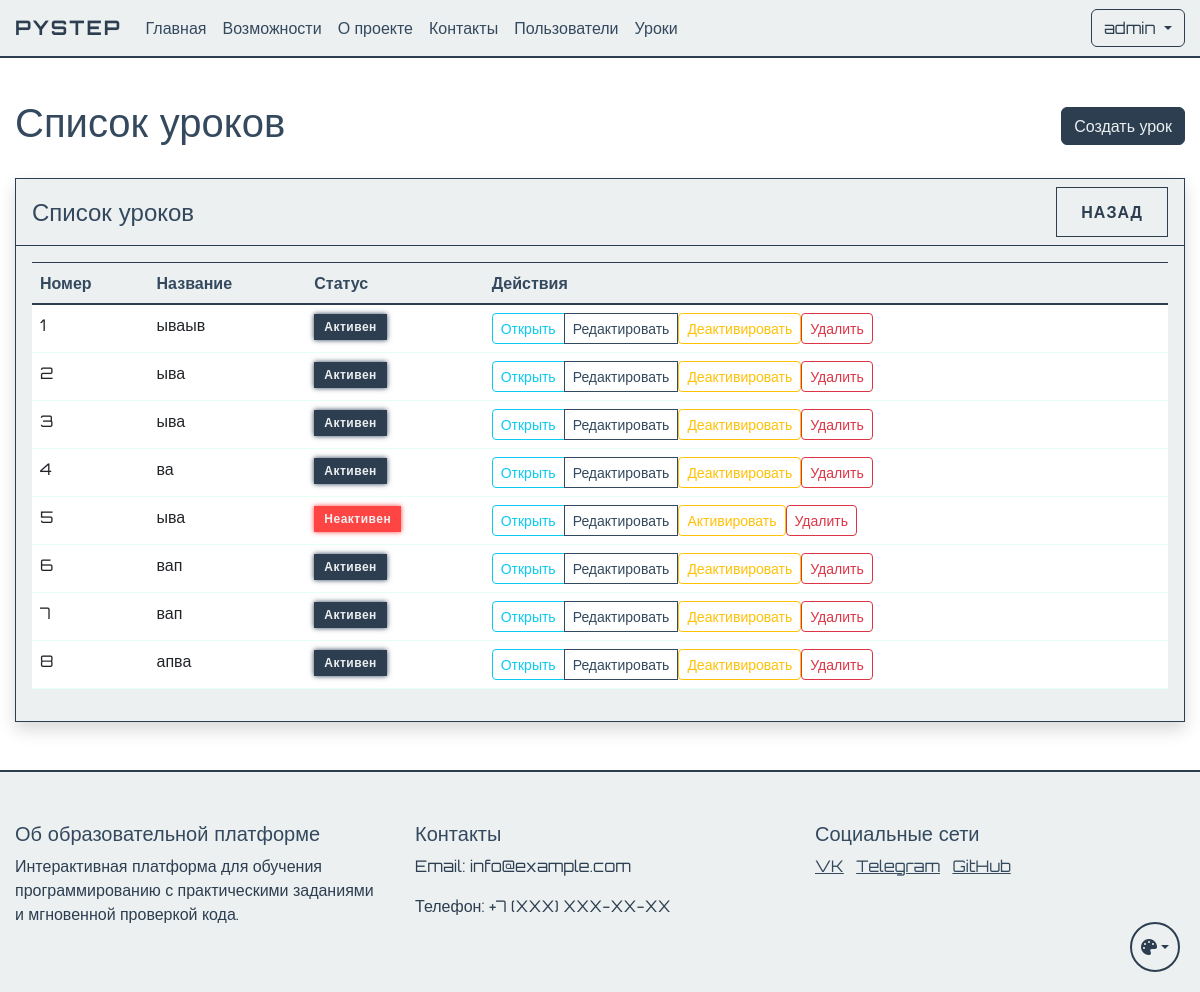
Page /admin/lessons (signed in) on the committed database.
### app.py (models this page shows, shortened)
class User(UserMixin, db.Model):
    id = db.Column(db.Integer, primary_key=True)
    name = db.Column(db.String(100), nullable=False)
    username = db.Column(db.String(80), unique=True, nullable=False)
    email = db.Column(db.String(120), unique=True, nullable=False)
    password_hash = db.Column(db.String(128))
    is_admin = db.Column(db.Boolean, default=False)
    user_type = db.Column(db.String(20), default='student')  # student, teacher, admin
    created_by = db.Column(db.Integer, db.ForeignKey('user.id'), nullable=True)  # ID пользователя, создавшего этого пользователя
    created_at = db.Column(db.DateTime, default=db.func.now())
    last_login = db.Column(db.DateTime)
    is_active = db.Column(db.Boolean, default=True)
    progress = db.relationship('UserProgress', backref='user', lazy=True)
    ratings = db.relationship('UserRating', backref='user', lazy=True)
    created_users = db.relationship('User', backref=db.backref('creator', remote_side=[id]))
    def is_teacher(self):
        return self.user_type == 'teacher'
    def is_super_admin(self):
        return self.is_admin and self.user_type == 'admin'

class Lesson(db.Model):
    id = db.Column(db.Integer, primary_key=True)
    order_number = db.Column(db.Integer, unique=True, nullable=False)
    title = db.Column(db.String(200), nullable=False)
    description = db.Column(db.Text)
    is_active = db.Column(db.Boolean, default=True)
    created_at = db.Column(db.DateTime, default=db.func.now())
    theory_content = db.Column(db.Text)
    theory_test = db.relationship('TheoryTest', backref='lesson', uselist=False)
    practice_tasks = db.relationship('PracticeTask', backref='lesson', lazy=True)
    required_lesson_id = db.Column(db.Integer, db.ForeignKey('lesson.id'), nullable=True)
    required_lesson = db.relationship('Lesson', remote_side=[id], backref='next_lessons')

### app.py (the view)
@app.route('/admin/lessons')
@login_required
@teacher_required
def lesson_list():
    if not current_user.is_super_admin():
        flash('Доступ к управлению уроками имеет только администратор', 'warning')
        return redirect(url_for('student_dashboard'))
    lessons = Lesson.query.order_by(Lesson.order_number).all()
    return render_template('lesson_list.html', lessons=lessons)

### app.py (called while the page is built)
def teacher_required(f):
    @wraps(f)
    def decorated_function(*args, **kwargs):
        if not current_user.is_authenticated or not (current_user.is_teacher() or current_user.is_super_admin()):
            abort(403)
        return f(*args, **kwargs)
    return decorated_function

@login_manager.user_loader
def load_user(user_id):
    return db.session.get(User, int(user_id))

### templates/lesson_list.html (shortened to what this page needs)
{% extends "base.html" %}
{% block content %}
<div class="container mt-4">
    <div class="d-flex justify-content-between align-items-center mb-4">
        <h1>Список уроков</h1>
        <a href="{{ url_for('create_lesson') }}" class="btn btn-success">
             Создать урок
        </a>
    </div>
    <div class="card shadow">
        <div class="card-header d-flex justify-content-between align-items-center">
            <h4 class="mb-0">Список уроков</h4>
            <div>
                <a href="{{ url_for('admin_panel') }}" class="btn btn-secondary">
                     Назад
                </a>
            </div>
        </div>
        <div class="card-body">
            <div class="table-responsive">
                <table class="table table-hover">
                    <thead class="table-light">
                        <tr>
                            <th>Номер</th>
                            <th>Название</th>
                            <th>Статус</th>
                            <th>Действия</th>
                        </tr>
                    </thead>
                    <tbody>
                        {% for lesson in lessons %}
                        <tr>
                            <td>{{ lesson.order_number }}</td>
                            <td>{{ lesson.title }}</td>
                            <td>
                                {% if lesson.is_active %}
                                    <span class="badge bg-success">Активен</span>
                                {% else %}
                                    <span class="badge bg-danger">Неактивен</span>
                                {% endif %}
                            </td>
                            <td>
                                <div class="btn-group" role="group">
                                    <a href="{{ url_for('view_lesson', lesson_id=lesson.id) }}"
                                       class="btn btn-sm btn-outline-info">
                                         Открыть
                                    </a>
                                    <a href="{{ url_for('edit_lesson', lesson_id=lesson.id) }}"
                                       class="btn btn-sm btn-outline-primary">
                                         Редактировать
                                    </a>
                                    <form method="POST" action="{{ url_for('toggle_lesson_status', lesson_id=lesson.id) }}"
                                          class="d-inline">
                                        <button type="submit" class="btn btn-sm btn-outline-warning">
                                            {% if lesson.is_active %}
                                                 Деактивировать
                                            {% else %}
                                                 Активировать
                                            {% endif %}
                                        </button>
                                    </form>
                                    <form method="POST" action="{{ url_for('delete_lesson', lesson_id=lesson.id) }}"
                                          class="d-inline"
                                          onsubmit="return confirm('Вы уверены, что хотите удалить этот урок?');">
                                        <button type="submit" class="btn btn-sm btn-outline-danger">
                                             Удалить
                                        </button>
                                    </form>
                                </div>
                            </td>
                        </tr>
                        {% endfor %}
                    </tbody>
                </table>
            </div>
        </div>
    </div>
</div>
{% endblock %}

### templates/base.html (shortened to what this page needs)
<!DOCTYPE html>
<html lang="ru">
<head>
    <link href="https://cdn.jsdelivr.net/npm/bootstrap@5.3.0/dist/css/bootstrap.min.css" rel="stylesheet">
    <link href="{{ url_for('static', filename='css/themes.css') }}" rel="stylesheet">
    <link href="{{ url_for('static', filename='css/base.css') }}" rel="stylesheet">
    <link href="{{ url_for('static', filename='css/components.css') }}" rel="stylesheet">
    <link href="{{ url_for('static', filename='css/forms.css') }}" rel="stylesheet">
    <link href="{{ url_for('static', filename='css/tables.css') }}" rel="stylesheet">
    <link href="{{ url_for('static', filename='css/layout.css') }}" rel="stylesheet">
</head>
<body>
    <nav class="navbar navbar-expand-lg navbar-dark">
        <div class="container">
            <a class="navbar-brand" href="{{ url_for('index') }}">PyStep</a>
            <div class="collapse navbar-collapse" id="navbarNav">
                <ul class="navbar-nav me-auto">
                    <li class="nav-item">
                        <a class="nav-link" href="{{ url_for('index') }}">Главная</a>
                    </li>
                    <li class="nav-item">
                        <a class="nav-link" href="/#features">Возможности</a>
                    </li>
                    <li class="nav-item">
                        <a class="nav-link" href="/#about">О проекте</a>
                    </li>
                    <li class="nav-item">
                        <a class="nav-link" href="/#contact">Контакты</a>
                    </li>
                    {% if current_user.is_admin %}
                    <li class="nav-item">
                            <a class="nav-link" href="{{ url_for('user_list') }}">Пользователи</a>
                    </li>
                    <li class="nav-item">
                            <a class="nav-link" href="{{ url_for('lesson_list') }}">Уроки</a>
                    </li>
                    {% endif %}
                </ul>
                <div class="d-flex">
                    {% if current_user.is_authenticated %}
                        <div class="dropdown">
                            <button class="btn btn-outline-light dropdown-toggle" type="button" id="userMenu" data-bs-toggle="dropdown">
                                {{ current_user.username }}
                            </button>
                        </div>
                    {% else %}
                        <a href="{{ url_for('login') }}" class="btn btn-outline-light me-2">Войти</a>
                    {% endif %}
                </div>
            </div>
        </div>
    </nav>
    {% block content %}{% endblock %}
    <footer class="footer mt-5">
        <div class="container">
            <div class="row">
                <div class="col-md-4">
                    <h5>Об образовательной платформе</h5>
                    <p>Интерактивная платформа для обучения программированию с практическими заданиями и мгновенной проверкой кода.</p>
                </div>
                <div class="col-md-4">
                    <h5>Контакты</h5>
                    <p>Email: info@example.com</p>
                    <p>Телефон: +7 (XXX) XXX-XX-XX</p>
                </div>
                <div class="col-md-4">
                    <h5>Социальные сети</h5>
                    <a href="#" class="text-white me-2">VK</a>
                    <a href="#" class="text-white me-2">Telegram</a>
                    <a href="#" class="text-white">GitHub</a>
                </div>
            </div>
        </div>
    </footer>
    <div class="theme-switch">
        <button class="btn dropdown-toggle" type="button" id="themeDropdown" data-bs-toggle="dropdown" aria-expanded="false">
            <i class="fa-solid fa-palette"></i>
        </button>
    </div>
    <link rel="stylesheet" href="https://cdnjs.cloudflare.com/ajax/libs/font-awesome/6.5.1/css/all.min.css">
</body>
</html>

### static/css/themes.css (style rules this page uses)
:root[data-theme="classic"] { --cyber-primary: #2c3e50; --cyber-secondary: #34495e; --cyber-dark: #ecf0f1; --cyber-bg: #ffffff; --cyber-text: #2c3e50; --cyber-text-light: #34495e; --cyber-text-muted: #7f8c8d; --cyber-card-bg: #ecf0f1; --cyber-text-dark: #2c3e50; --cyber-info: #3498db; }

### static/css/base.css (style rules this page uses)
body { font-family: 'Orbitron', sans-serif; background-color: var(--cyber-bg); color: var(--cyber-text); min-height: 100vh; display: flex; flex-direction: column; opacity: 0; transition: opacity 0.3s ease; }
body.theme-loaded { opacity: 1; }
h1, h2, h3, h4, h5, h6 { color: var(--cyber-text-light); }
p { color: var(--cyber-text); }
.text-white { color: var(--cyber-text-light) !important; }
.navbar { background-color: var(--cyber-dark) !important; border-bottom: 2px solid var(--cyber-primary); }
.navbar-brand { color: var(--cyber-primary) !important; font-weight: 700; text-transform: uppercase; letter-spacing: 2px; }
.nav-link { color: var(--cyber-text-light) !important; transition: all 0.3s ease; }
.footer { background-color: var(--cyber-dark); border-top: 2px solid var(--cyber-primary); color: var(--cyber-text-light); padding: 50px 0; margin-top: auto; }

### static/css/components.css (style rules this page uses)
.card { background-color: var(--cyber-card-bg); border: 1px solid var(--cyber-primary); color: var(--cyber-text-light); }
.card-header { background-color: rgba(0, 255, 157, 0.1); border-bottom: 1px solid var(--cyber-primary); color: var(--cyber-text-light); }
.card-body { background-color: var(--cyber-card-bg); color: var(--cyber-text-light); }
.btn-outline-light { border-color: var(--cyber-primary); color: var(--cyber-primary); transition: all 0.3s ease; }

### static/css/tables.css (style rules this page uses)
.table { color: var(--cyber-text-light); }
.table thead th { background-color: var(--cyber-card-bg); border-bottom: 2px solid var(--cyber-primary); color: var(--cyber-text-light); }
.table tbody tr { background-color: var(--cyber-card-bg); border-bottom: 1px solid rgba(0, 255, 157, 0.1); }

### static/css/layout.css (style rules this page uses)
.container { max-width: 1200px; margin: 0 auto; padding: 0 15px; }
.row { margin: 0 -15px; }
.col, [class*="col-"] { padding: 0 15px; }
.mt-4 { margin-top: 1.5rem; }
.mt-5 { margin-top: 3rem; }
.mb-4 { margin-bottom: 1.5rem; }
.d-flex { display: flex; }
.justify-content-between { justify-content: space-between; }
.align-items-center { align-items: center; }

### rows in the picture
User: username "admin"
Lesson: order_number "1", title "ываыв", is_active "Активен"
Lesson: order_number "2", title "ыва", is_active "Активен"
Lesson: order_number "3", title "ыва", is_active "Активен"
Lesson: order_number "4", title "ва", is_active "Активен"
Lesson: order_number "5", title "ыва", is_active "Неактивен"
Lesson: order_number "6", title "вап", is_active "Активен"
Lesson: order_number "7", title "вап", is_active "Активен"
Lesson: order_number "8", title "апва", is_active "Активен"
